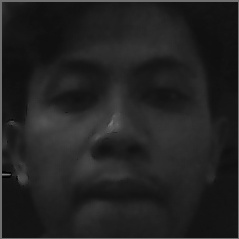
#> input picture Samples/0/Sample0.jpg, 239 x 239 px
$ python -i 'Create Samples from image.py'   (imports and definitions only)
#> lines starting #> are read from the running program, lines starting #| are printed output that depends on the picture; after the words box and inside, x2 and y2 are one past the last pixel; in counts of white or black regions, pixels touching at a corner belong together
#> further down, picture is the input picture: shape (239, 239, 3); min 0, max 129, mean 34.6
import cv2
import numpy as np
import os

id = [None]

parent_dir = 'D:\Data Rifqi\Belajar Python\Cascade classification\Face detection\Face Recognition V2\Samples'
# [7 lines not run here, left out]

if id[0] == None:
    id_new = '0'

else:
    id_new = str(int(id[len(id)-1])+1)

# [1 line not run here, left out]
created_dir = os.path.join(parent_dir,id_new)
# [1 line not run here, left out]
cap = None
count = 0
face_cascade = cv2.CascadeClassifier('D:\Data Rifqi\Belajar Python\Cascade classification\Face detection\haarcascades\haarcascade_frontalface_alt2.xml')
target = 100

def create_sample(img):
    global count
    gray = cv2.cvtColor(img, cv2.COLOR_BGR2GRAY)
    faces = face_cascade.detectMultiScale(gray, 1.3, 5)
#> faces = [[18, 13, 207, 207]]

    if faces is():
        return None

    for (x,y,w,h) in faces:
        cropped = img[y:y+h, x:x+w]
        cv2.rectangle(img, (x,y), (x+w, y+h), (200,150,0),2)
        face = cv2.cvtColor(cropped, cv2.COLOR_BGR2GRAY)

        file_name_path = 'D:/Data Rifqi/Belajar Python/Cascade classification/Face detection/Face Recognition V2/Samples/'+id_new+'/Sample'+str(count)+'.jpg'
        print(file_name_path)
        cv2.imwrite(file_name_path,face)

        cv2.putText(face,str(count),(50,50),cv2.FONT_HERSHEY_COMPLEX,1,(255,255,255),2)
        cv2.imshow('train',face)
        count +=1
#> this loop made 1 pass
#> (x, y, w, h, count) on pass 1: (18, 13, 207, 207, 1)
#| D:/Data Rifqi/Belajar Python/Cascade classification/Face detection/Face Recognition V2/Samples/0/Sample0.jpg
#> pass 1, in create_sample, `cropped = img[y:y+h, x:x+w]`:
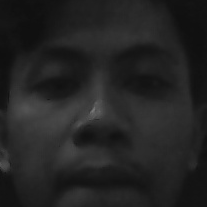
#> cropped: shape (207, 207, 3); min 15, max 120, mean 35.3
#> pass 1, in create_sample, `face = cv2.cvtColor(cropped, cv2.COLOR_BGR2GRAY)`:
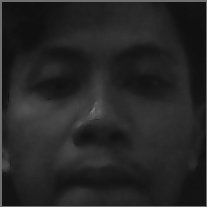
#> face: shape (207, 207); min 15, max 120, mean 37.8
#> pass 1, in create_sample, `cv2.imshow('train',face)`:
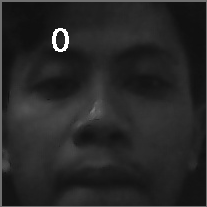
#> window 'train': shape (207, 207); min 15, max 255, mean 38.9
#> after the loop:
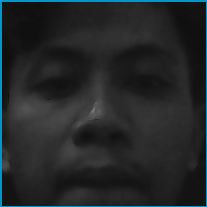
#> cropped: shape (207, 207, 3); 2.88% of pixels changed, all inside (x1, y1, x2, y2) = (0, 0, 207, 207)
#> after the loop:
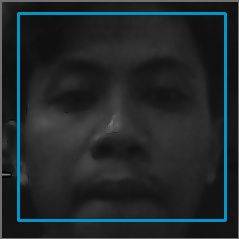
#> img: shape (239, 239, 3); 4.34% of pixels changed, all inside (x1, y1, x2, y2) = (17, 12, 227, 222)
#> after the loop, count = 1

dir = 'D:\Data Rifqi\Belajar Python\Cascade classification\Face detection\Face Recognition V2\Input Image'
# [12 lines not run here, left out]

>>> import cv2
>>> picture = cv2.imread('Samples/0/Sample0.jpg')
>>> result = create_sample(picture)

$ run again, on Samples/1/Sample10.jpg
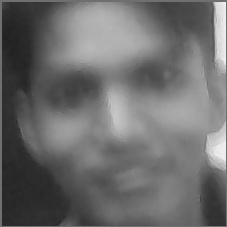
#> input picture Samples/1/Sample10.jpg, 227 x 227 px
#> picture is the input picture: shape (227, 227, 3); min 32, max 243, mean 108.3
#> faces = [[12, 10, 196, 196]]
#> the loop in create_sample, `for (x,y,w,h) in faces:` made 1 pass
#> (x, y, w, h, count) on pass 1: (12, 10, 196, 196, 1)
#> (printed output is left out)
#> after the loop in create_sample, `for (x,y,w,h) in faces:`:
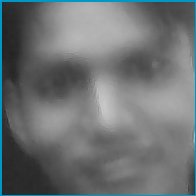
#> cropped: shape (196, 196, 3); mean B, G, R 115.2, 113.7, 109.2
#> after the loop in create_sample, `for (x,y,w,h) in faces:`:
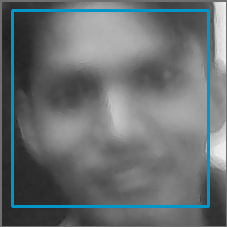
#> img: shape (227, 227, 3); 4.56% of pixels changed, all inside (x1, y1, x2, y2) = (11, 9, 210, 208)
#> after the loop in create_sample, `for (x,y,w,h) in faces:`: count = 1
